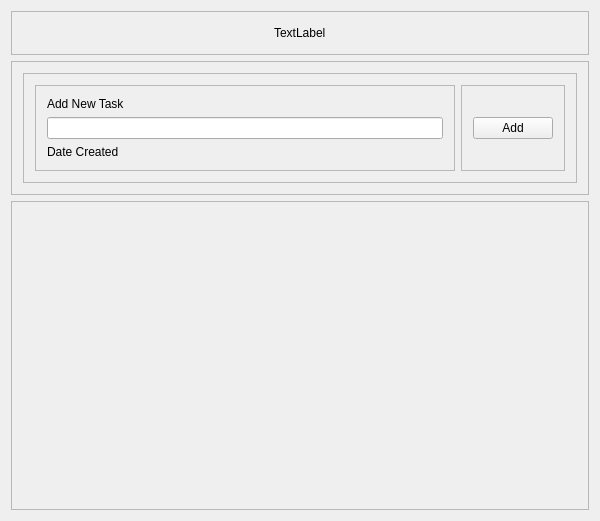
<?xml version="1.0" encoding="UTF-8"?>
<ui version="4.0">
 <class>ToDoClass</class>
 <widget class="QWidget" name="ToDoClass">
  <property name="geometry">
   <rect>
    <x>0</x>
    <y>0</y>
    <width>600</width>
    <height>521</height>
   </rect>
  </property>
  <property name="windowTitle">
   <string>ToDo</string>
  </property>
  <layout class="QVBoxLayout" name="verticalLayout">
   <item>
    <widget class="QFrame" name="TitleBarFrame">
     <property name="frameShape">
      <enum>QFrame::StyledPanel</enum>
     </property>
     <property name="frameShadow">
      <enum>QFrame::Raised</enum>
     </property>
     <layout class="QHBoxLayout" name="horizontalLayout">
      <item>
       <spacer name="horizontalSpacer">
        <property name="orientation">
         <enum>Qt::Horizontal</enum>
        </property>
        <property name="sizeHint" stdset="0">
         <size>
          <width>40</width>
          <height>20</height>
         </size>
        </property>
       </spacer>
      </item>
      <item>
       <widget class="QLabel" name="TitleText">
        <property name="text">
         <string>TextLabel</string>
        </property>
       </widget>
      </item>
      <item>
       <spacer name="horizontalSpacer_2">
        <property name="orientation">
         <enum>Qt::Horizontal</enum>
        </property>
        <property name="sizeHint" stdset="0">
         <size>
          <width>40</width>
          <height>20</height>
         </size>
        </property>
       </spacer>
      </item>
     </layout>
    </widget>
   </item>
   <item>
    <widget class="QFrame" name="ContentFrame">
     <property name="frameShape">
      <enum>QFrame::StyledPanel</enum>
     </property>
     <property name="frameShadow">
      <enum>QFrame::Raised</enum>
     </property>
     <layout class="QVBoxLayout" name="verticalLayout_2">
      <item>
       <widget class="QFrame" name="ToDoList">
        <property name="frameShape">
         <enum>QFrame::StyledPanel</enum>
        </property>
        <property name="frameShadow">
         <enum>QFrame::Raised</enum>
        </property>
        <layout class="QHBoxLayout" name="horizontalLayout_2">
         <item>
          <widget class="QFrame" name="AddLeft">
           <property name="frameShape">
            <enum>QFrame::StyledPanel</enum>
           </property>
           <property name="frameShadow">
            <enum>QFrame::Raised</enum>
           </property>
           <layout class="QVBoxLayout" name="verticalLayout_3">
            <item>
             <widget class="QLabel" name="NewTaskText">
              <property name="text">
               <string>Add New Task</string>
              </property>
             </widget>
            </item>
            <item>
             <widget class="QLineEdit" name="NewTaskLineEdit"/>
            </item>
            <item>
             <widget class="QLabel" name="NewDateText">
              <property name="text">
               <string>Date Created</string>
              </property>
             </widget>
            </item>
           </layout>
          </widget>
         </item>
         <item>
          <widget class="QFrame" name="AddRight">
           <property name="frameShape">
            <enum>QFrame::StyledPanel</enum>
           </property>
           <property name="frameShadow">
            <enum>QFrame::Raised</enum>
           </property>
           <layout class="QVBoxLayout" name="verticalLayout_4">
            <item>
             <widget class="QPushButton" name="AddNewBtn">
              <property name="text">
               <string>Add</string>
              </property>
             </widget>
            </item>
           </layout>
          </widget>
         </item>
        </layout>
       </widget>
      </item>
     </layout>
    </widget>
   </item>
   <item>
    <widget class="QScrollArea" name="AllNewTasks">
     <property name="widgetResizable">
      <bool>true</bool>
     </property>
     <widget class="QWidget" name="AllNewTaskContents">
      <property name="geometry">
       <rect>
        <x>0</x>
        <y>0</y>
        <width>580</width>
        <height>330</height>
       </rect>
      </property>
      <layout class="QVBoxLayout" name="verticalLayout_5">
       <item>
        <spacer name="verticalSpacer">
         <property name="orientation">
          <enum>Qt::Vertical</enum>
         </property>
         <property name="sizeHint" stdset="0">
          <size>
           <width>20</width>
           <height>309</height>
          </size>
         </property>
        </spacer>
       </item>
      </layout>
     </widget>
    </widget>
   </item>
  </layout>
 </widget>
 <layoutdefault spacing="6" margin="11"/>
 <resources>
  <include location="ToDo.qrc"/>
 </resources>
 <connections/>
</ui>
